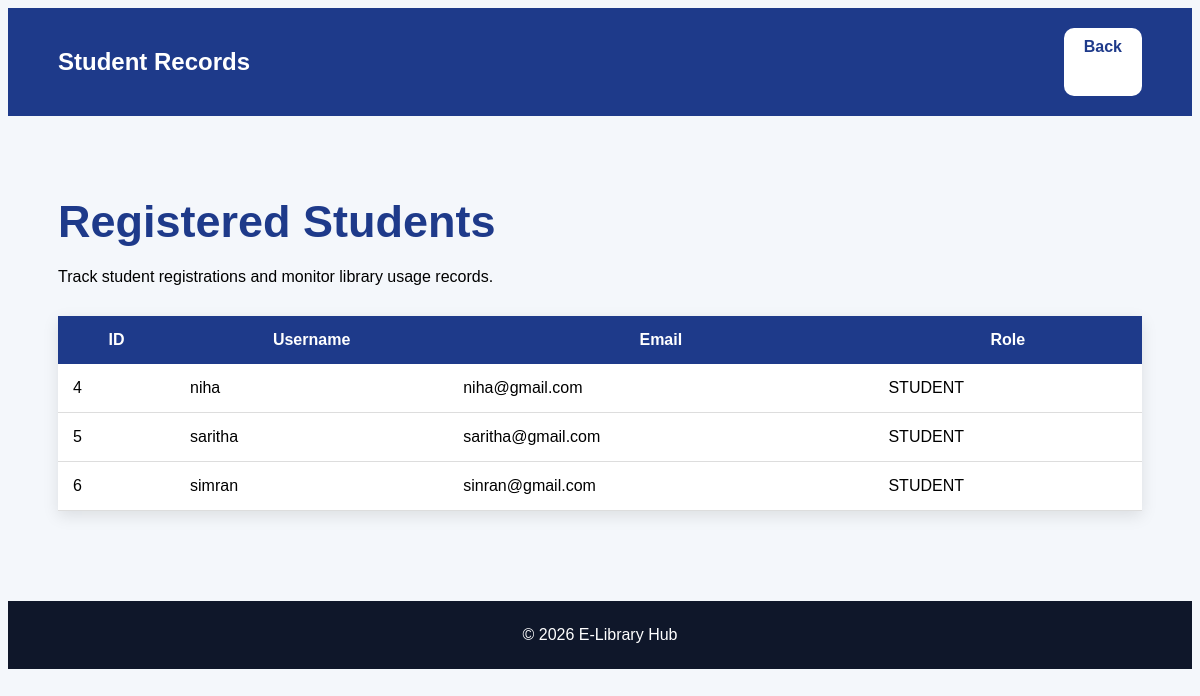
Page /student-records/ on the committed database.
### library/models.py (models this page shows, shortened)
class UserProfile(models.Model):
    ROLE_CHOICES = (
        ('ADMIN', 'Admin'),
        ('LIBRARIAN', 'Librarian'),
        ('STUDENT', 'Student'),
    )
    user = models.OneToOneField(User, on_delete=models.CASCADE)
    role = models.CharField(max_length=20, choices=ROLE_CHOICES)

### library/views.py (the view)
# urls.py: path('student-records/', views.student_records, name='student_records'),
def student_records(request):
    students = UserProfile.objects.filter(
        role='STUDENT'
    )
    context = {
        'students': students
    }
    return render(
        request,
        'library/student_records.html',
        context
    )

### library/templates/library/student_records.html (shortened to what this page needs)
<!DOCTYPE html>
<html lang="en">
<head>
</head>
<body>
<nav>
<h2>Student Records</h2>
<a href="{% url 'dashboard' %}" class="back-btn">
Back
</a>
</nav>
<div class="container">
<h1>Registered Students</h1>
<p>
Track student registrations and monitor library usage records.
</p>
<table>
<tr>
<th>ID</th>
<th>Username</th>
<th>Email</th>
<th>Role</th>
</tr>
{% for student in students %}
<tr>
<td>{{ student.user.id }}</td>
<td>{{ student.user.username }}</td>
<td>{{ student.user.email }}</td>
<td>{{ student.role }}</td>
</tr>
{% endfor %}
</table>
</div>
<footer>
© 2026 E-Library Hub
</footer>
</body>
</html>

### library/templates/library/student_records.html (style rules this page uses)
body { background:#f4f7fb; font-family:Arial,sans-serif; }
nav { background:#1e3a8a; padding:20px 50px; display:flex; justify-content:space-between; color:white; }
.back-btn { background:white; padding:10px 20px; border-radius:10px; text-decoration:none; color:#1e3a8a; font-weight:bold; }
.container { padding:50px; }
.container h1 { font-size:45px; color:#1e3a8a; margin-bottom:20px; }
table { width:100%; border-collapse:collapse; margin-top:30px; background:white; box-shadow:0 5px 15px rgba(0,0,0,0.1); }
th { background:#1e3a8a; color:white; padding:15px; }
td { padding:15px; border-bottom:1px solid #ddd; }
footer { background:#0f172a; color:white; padding:25px; text-align:center; margin-top:40px; }

### rows in the picture
UserProfile: user.id "4", user.username "niha", user.email "niha@gmail.com", role "STUDENT"
UserProfile: user.id "5", user.username "saritha", user.email "saritha@gmail.com", role "STUDENT"
UserProfile: user.id "6", user.username "simran", user.email "sinran@gmail.com", role "STUDENT"
